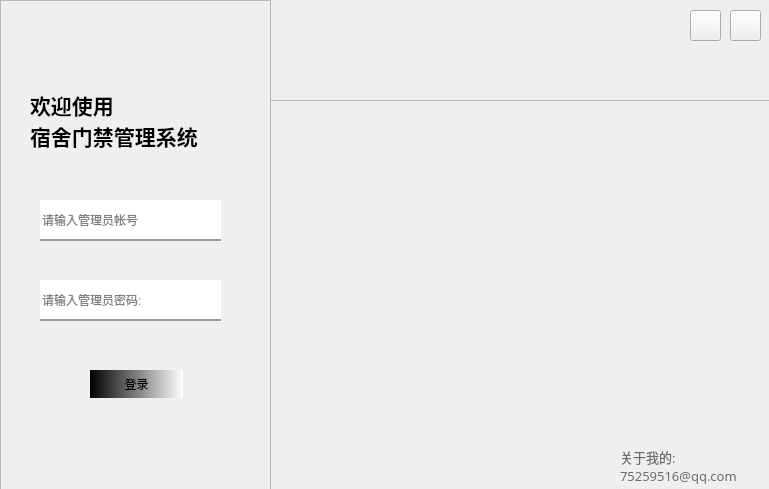
<?xml version="1.0" encoding="UTF-8"?>
<ui version="4.0">
 <class>LoginWindow</class>
 <widget class="QMainWindow" name="LoginWindow">
  <property name="geometry">
   <rect>
    <x>0</x>
    <y>0</y>
    <width>769</width>
    <height>489</height>
   </rect>
  </property>
  <property name="windowTitle">
   <string>LoginWindow</string>
  </property>
  <widget class="QWidget" name="centralwidget">
   <widget class="QFrame" name="frame">
    <property name="geometry">
     <rect>
      <x>0</x>
      <y>0</y>
      <width>271</width>
      <height>501</height>
     </rect>
    </property>
    <property name="frameShape">
     <enum>QFrame::StyledPanel</enum>
    </property>
    <property name="frameShadow">
     <enum>QFrame::Raised</enum>
    </property>
    <widget class="QLabel" name="label_2">
     <property name="geometry">
      <rect>
       <x>30</x>
       <y>70</y>
       <width>231</width>
       <height>101</height>
      </rect>
     </property>
     <property name="font">
      <font>
       <family>萝莉体</family>
       <pointsize>16</pointsize>
       <italic>false</italic>
       <bold>true</bold>
      </font>
     </property>
     <property name="text">
      <string>欢迎使用
宿舍门禁管理系统</string>
     </property>
    </widget>
    <widget class="QLineEdit" name="adminId">
     <property name="geometry">
      <rect>
       <x>40</x>
       <y>200</y>
       <width>181</width>
       <height>41</height>
      </rect>
     </property>
     <property name="styleSheet">
      <string notr="true">Border:None;
Border-bottom:2px solid rgba(0,0,0,100);
background-color:rbga(0,0,0,0)</string>
     </property>
     <property name="placeholderText">
      <string>请输入管理员帐号</string>
     </property>
    </widget>
    <widget class="QLineEdit" name="adminPassword">
     <property name="geometry">
      <rect>
       <x>40</x>
       <y>280</y>
       <width>181</width>
       <height>41</height>
      </rect>
     </property>
     <property name="styleSheet">
      <string notr="true">Border:None;
Border-bottom:2px solid rgba(0,0,0,100);
background-color:rbga(0,0,0,0)</string>
     </property>
     <property name="echoMode">
      <enum>QLineEdit::Password</enum>
     </property>
     <property name="placeholderText">
      <string>请输入管理员密码:</string>
     </property>
    </widget>
    <widget class="QPushButton" name="loginButton">
     <property name="geometry">
      <rect>
       <x>90</x>
       <y>370</y>
       <width>93</width>
       <height>28</height>
      </rect>
     </property>
     <property name="styleSheet">
      <string notr="true">QPushButton{
	background-color: qlineargradient(spread:pad, x1:0, y1:0, x2:1, y2:0, stop:0 rgba(0, 0, 0, 255), stop:1 rgba(255, 255, 255, 255));
	color:rbga(255,255,255);
	border:none;
}
QPushButton:pressed{
	padding-left:5 px;
	padding-top:5 px;
}</string>
     </property>
     <property name="text">
      <string>登录</string>
     </property>
    </widget>
   </widget>
   <widget class="QFrame" name="frame_2">
    <property name="geometry">
     <rect>
      <x>270</x>
      <y>100</y>
      <width>501</width>
      <height>401</height>
     </rect>
    </property>
    <property name="frameShape">
     <enum>QFrame::StyledPanel</enum>
    </property>
    <property name="frameShadow">
     <enum>QFrame::Raised</enum>
    </property>
   </widget>
   <widget class="QLabel" name="label">
    <property name="geometry">
     <rect>
      <x>270</x>
      <y>0</y>
      <width>501</width>
      <height>501</height>
     </rect>
    </property>
    <property name="text">
     <string/>
    </property>
    <property name="pixmap">
     <pixmap>../../../Pictures/headpo.jpg</pixmap>
    </property>
   </widget>
   <widget class="QPushButton" name="pushButton_2">
    <property name="geometry">
     <rect>
      <x>690</x>
      <y>10</y>
      <width>31</width>
      <height>31</height>
     </rect>
    </property>
    <property name="text">
     <string/>
    </property>
    <property name="icon">
     <iconset>
      <normaloff>D:/sucai/icons/minisize.png</normaloff>D:/sucai/icons/minisize.png</iconset>
    </property>
   </widget>
   <widget class="QPushButton" name="pushButton_3">
    <property name="geometry">
     <rect>
      <x>730</x>
      <y>10</y>
      <width>31</width>
      <height>31</height>
     </rect>
    </property>
    <property name="text">
     <string/>
    </property>
    <property name="icon">
     <iconset>
      <normaloff>D:/sucai/icons/close.png</normaloff>D:/sucai/icons/close.png</iconset>
    </property>
   </widget>
   <widget class="QLabel" name="label_3">
    <property name="geometry">
     <rect>
      <x>620</x>
      <y>440</y>
      <width>151</width>
      <height>51</height>
     </rect>
    </property>
    <property name="font">
     <font>
      <family>萝莉体</family>
      <pointsize>10</pointsize>
     </font>
    </property>
    <property name="styleSheet">
     <string notr="true">color: rgb(107, 107, 107);</string>
    </property>
    <property name="text">
     <string>关于我的:
75259516@qq.com</string>
    </property>
   </widget>
  </widget>
 </widget>
 <resources/>
 <connections>
  <connection>
   <sender>pushButton_2</sender>
   <signal>clicked()</signal>
   <receiver>LoginWindow</receiver>
   <slot>showMinimized()</slot>
   <hints>
    <hint type="sourcelabel">
     <x>701</x>
     <y>27</y>
    </hint>
    <hint type="destinationlabel">
     <x>688</x>
     <y>-31</y>
    </hint>
   </hints>
  </connection>
  <connection>
   <sender>pushButton_3</sender>
   <signal>clicked()</signal>
   <receiver>LoginWindow</receiver>
   <slot>close()</slot>
   <hints>
    <hint type="sourcelabel">
     <x>743</x>
     <y>20</y>
    </hint>
    <hint type="destinationlabel">
     <x>741</x>
     <y>-26</y>
    </hint>
   </hints>
  </connection>
 </connections>
</ui>
